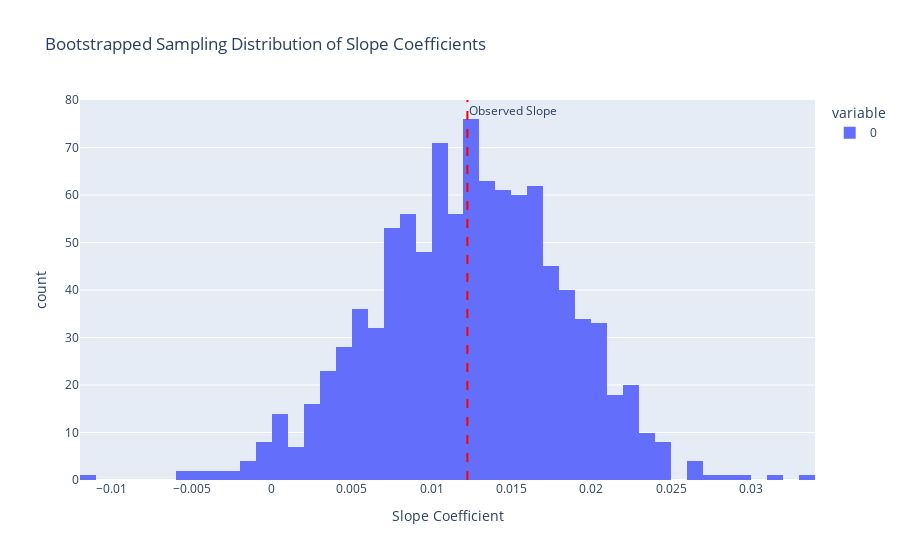
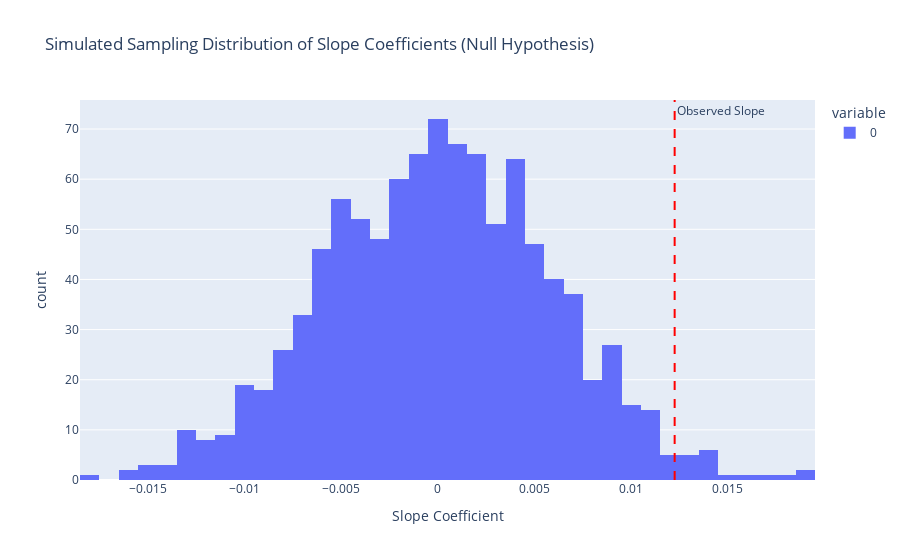

Here is the notebook cell these charts were saved with, in order:
### Markdown cell above
Step 1: Bootstrap Sampling and Slope Coefficients
We create bootstrapped samples of the "long wait times" data, fit a simple linear regression for each sample, and collect the slope coefficients.

Step 2: Simulate Data Under the Null Hypothesis
We simulate the data assuming no linear association (slope = 0), fit simple linear regressions for these simulated datasets, and collect the slope coefficients.

Step 3: Calculate Confidence Interval and P-value
We:

Calculate the 95% bootstrapped confidence interval for the slope coefficients.
Compare the observed slope coefficient to the simulated null hypothesis distribution and compute the p-value.

Step 4: Visualization
We visualize the distributions of the slope coefficients for both bootstrapped and simulated samples.

### Code cell
import numpy as np
import pandas as pd
import statsmodels.formula.api as smf
import plotly.express as px
from scipy import stats

# Filter long wait times
long_wait_limit = 71
long_wait = old_faithful.waiting > long_wait_limit
long_wait_data = old_faithful[long_wait]

# Observed model
observed_model = smf.ols('duration ~ waiting', data=long_wait_data).fit()
observed_slope = observed_model.params[1]

# Step 1: Bootstrap Sampling
bootstrapped_slope_coefficients = []

for _ in range(1000):  # 1000 bootstrap samples
    sample_data = long_wait_data.sample(n=len(long_wait_data), replace=True)
    bootstrap_model = smf.ols('duration ~ waiting', data=sample_data).fit()
    bootstrapped_slope_coefficients.append(bootstrap_model.params[1])

# Step 2: Simulated Data Under Null Hypothesis
simulated_slope_coefficients = []

# Create the simulated dataset
old_faithful_simulation = long_wait_data.copy()
for _ in range(1000):  # 1000 simulations
    old_faithful_simulation['duration'] = (
        1.65 + 0 * old_faithful_simulation.waiting +
        stats.norm(loc=0, scale=0.37).rvs(size=len(old_faithful_simulation))
    )
    simulated_model = smf.ols('duration ~ waiting', data=old_faithful_simulation).fit()
    simulated_slope_coefficients.append(simulated_model.params[1])

# Step 3: Confidence Interval and P-value
# Bootstrapped Confidence Interval
bootstrapped_confidence_interval = np.quantile(bootstrapped_slope_coefficients, [0.025, 0.975])

# Simulated P-value
simulated_p_value = (np.abs(simulated_slope_coefficients) >= np.abs(observed_slope)).mean()

# Step 4: Visualization
# Bootstrapped Slopes
fig_bootstrap = px.histogram(bootstrapped_slope_coefficients, nbins=50,
                             title="Bootstrapped Sampling Distribution of Slope Coefficients",
                             labels={'value': 'Slope Coefficient', 'count': 'Frequency'})
fig_bootstrap.add_vline(x=observed_slope, line_dash="dash", line_color="red", annotation_text="Observed Slope")

# Simulated Slopes
fig_simulation = px.histogram(simulated_slope_coefficients, nbins=50,
                              title="Simulated Sampling Distribution of Slope Coefficients (Null Hypothesis)",
                              labels={'value': 'Slope Coefficient', 'count': 'Frequency'})
fig_simulation.add_vline(x=observed_slope, line_dash="dash", line_color="red", annotation_text="Observed Slope")

# Show results
print("Observed Slope Coefficient:", observed_slope)
print("Bootstrapped 95% Confidence Interval:", bootstrapped_confidence_interval)
print("Simulated P-value:", simulated_p_value)

fig_bootstrap.show()
fig_simulation.show()

### Figure 1 — Plotly figure (JSON) as saved in the notebook; plotly's stock layout.template omitted (floating-point values rounded to 4 significant figures; data arrays with more than 128 entries replaced by an {"elided": "..."} marker saying what was removed)
{"data": [{"alignmentgroup": "True", "bingroup": "x", "hovertemplate": "variable=0<br>Slope Coefficient=%{x}<br>count=%{y}<extra></extra>", "legendgroup": "0", "marker": {"color": "#636efa", "pattern": {"shape": ""}}, "name": "0", "nbinsx": 50, "offsetgroup": "0", "orientation": "v", "showlegend": true, "type": "histogram", "x": {"elided": "1000 float values"}, "xaxis": "x", "yaxis": "y"}], "layout": {"annotations": [{"showarrow": false, "text": "Observed Slope", "x": 0.01224, "xanchor": "left", "xref": "x", "y": 1, "yanchor": "top", "yref": "y domain"}], "barmode": "relative", "legend": {"title": {"text": "variable"}, "tracegroupgap": 0}, "shapes": [{"line": {"color": "red", "dash": "dash"}, "type": "line", "x0": 0.01224, "x1": 0.01224, "xref": "x", "y0": 0, "y1": 1, "yref": "y domain"}], "title": {"text": "Bootstrapped Sampling Distribution of Slope Coefficients"}, "xaxis": {"anchor": "y", "domain": [0, 1], "title": {"text": "Slope Coefficient"}}, "yaxis": {"anchor": "x", "domain": [0, 1], "title": {"text": "count"}}}}

### Figure 2 — Plotly figure (JSON) as saved in the notebook; plotly's stock layout.template omitted (floating-point values rounded to 4 significant figures; data arrays with more than 128 entries replaced by an {"elided": "..."} marker saying what was removed)
{"data": [{"alignmentgroup": "True", "bingroup": "x", "hovertemplate": "variable=0<br>Slope Coefficient=%{x}<br>count=%{y}<extra></extra>", "legendgroup": "0", "marker": {"color": "#636efa", "pattern": {"shape": ""}}, "name": "0", "nbinsx": 50, "offsetgroup": "0", "orientation": "v", "showlegend": true, "type": "histogram", "x": {"elided": "1000 float values"}, "xaxis": "x", "yaxis": "y"}], "layout": {"annotations": [{"showarrow": false, "text": "Observed Slope", "x": 0.01224, "xanchor": "left", "xref": "x", "y": 1, "yanchor": "top", "yref": "y domain"}], "barmode": "relative", "legend": {"title": {"text": "variable"}, "tracegroupgap": 0}, "shapes": [{"line": {"color": "red", "dash": "dash"}, "type": "line", "x0": 0.01224, "x1": 0.01224, "xref": "x", "y0": 0, "y1": 1, "yref": "y domain"}], "title": {"text": "Simulated Sampling Distribution of Slope Coefficients (Null Hypothesis)"}, "xaxis": {"anchor": "y", "domain": [0, 1], "title": {"text": "Slope Coefficient"}}, "yaxis": {"anchor": "x", "domain": [0, 1], "title": {"text": "count"}}}}
